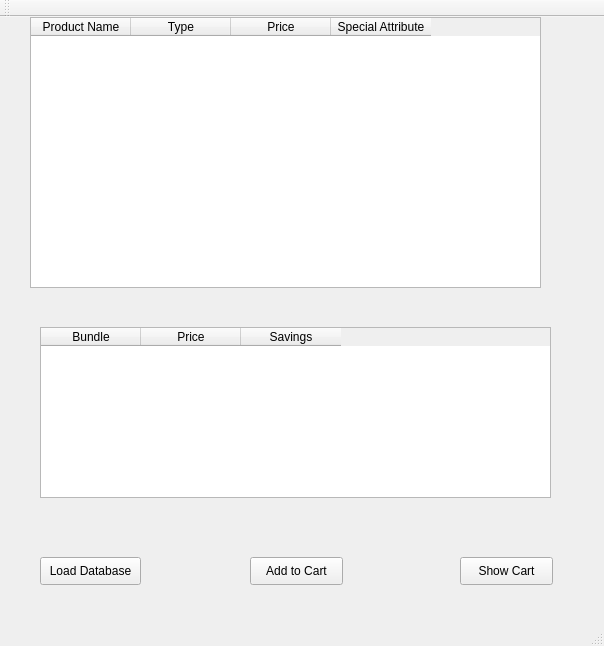
<?xml version="1.0" encoding="UTF-8"?>
<ui version="4.0">
 <class>MainWindow</class>
 <widget class="QMainWindow" name="MainWindow">
  <property name="geometry">
   <rect>
    <x>0</x>
    <y>0</y>
    <width>604</width>
    <height>646</height>
   </rect>
  </property>
  <property name="windowTitle">
   <string>MainWindow</string>
  </property>
  <widget class="QWidget" name="centralWidget">
   <widget class="QTableWidget" name="productsTable">
    <property name="geometry">
     <rect>
      <x>30</x>
      <y>0</y>
      <width>511</width>
      <height>271</height>
     </rect>
    </property>
    <column>
     <property name="text">
      <string>Product Name</string>
     </property>
    </column>
    <column>
     <property name="text">
      <string>Type</string>
     </property>
    </column>
    <column>
     <property name="text">
      <string>Price</string>
     </property>
    </column>
    <column>
     <property name="text">
      <string>Special Attribute</string>
     </property>
    </column>
   </widget>
   <widget class="QTableWidget" name="bundlesTable">
    <property name="geometry">
     <rect>
      <x>40</x>
      <y>310</y>
      <width>511</width>
      <height>171</height>
     </rect>
    </property>
    <column>
     <property name="text">
      <string>Bundle</string>
     </property>
    </column>
    <column>
     <property name="text">
      <string>Price</string>
     </property>
    </column>
    <column>
     <property name="text">
      <string>Savings</string>
     </property>
    </column>
   </widget>
   <widget class="ResponsiveButton" name="loadDatabase">
    <property name="geometry">
     <rect>
      <x>40</x>
      <y>540</y>
      <width>101</width>
      <height>28</height>
     </rect>
    </property>
    <property name="text">
     <string>Load Database</string>
    </property>
   </widget>
   <widget class="ResponsiveButton" name="addToCart">
    <property name="geometry">
     <rect>
      <x>250</x>
      <y>540</y>
      <width>93</width>
      <height>28</height>
     </rect>
    </property>
    <property name="text">
     <string>Add to Cart</string>
    </property>
   </widget>
   <widget class="ResponsiveButton" name="showCart">
    <property name="geometry">
     <rect>
      <x>460</x>
      <y>540</y>
      <width>93</width>
      <height>28</height>
     </rect>
    </property>
    <property name="text">
     <string>Show Cart</string>
    </property>
   </widget>
  </widget>
  <widget class="QMenuBar" name="menuBar">
   <property name="geometry">
    <rect>
     <x>0</x>
     <y>0</y>
     <width>604</width>
     <height>21</height>
    </rect>
   </property>
  </widget>
  <widget class="QToolBar" name="mainToolBar">
   <attribute name="toolBarArea">
    <enum>TopToolBarArea</enum>
   </attribute>
   <attribute name="toolBarBreak">
    <bool>false</bool>
   </attribute>
  </widget>
  <widget class="QStatusBar" name="statusBar"/>
 </widget>
 <layoutdefault spacing="6" margin="11"/>
 <customwidgets>
  <customwidget>
   <class>ResponsiveButton</class>
   <extends>QPushButton</extends>
   <header location="global">responsivebutton.h</header>
  </customwidget>
 </customwidgets>
 <resources/>
 <connections/>
</ui>
